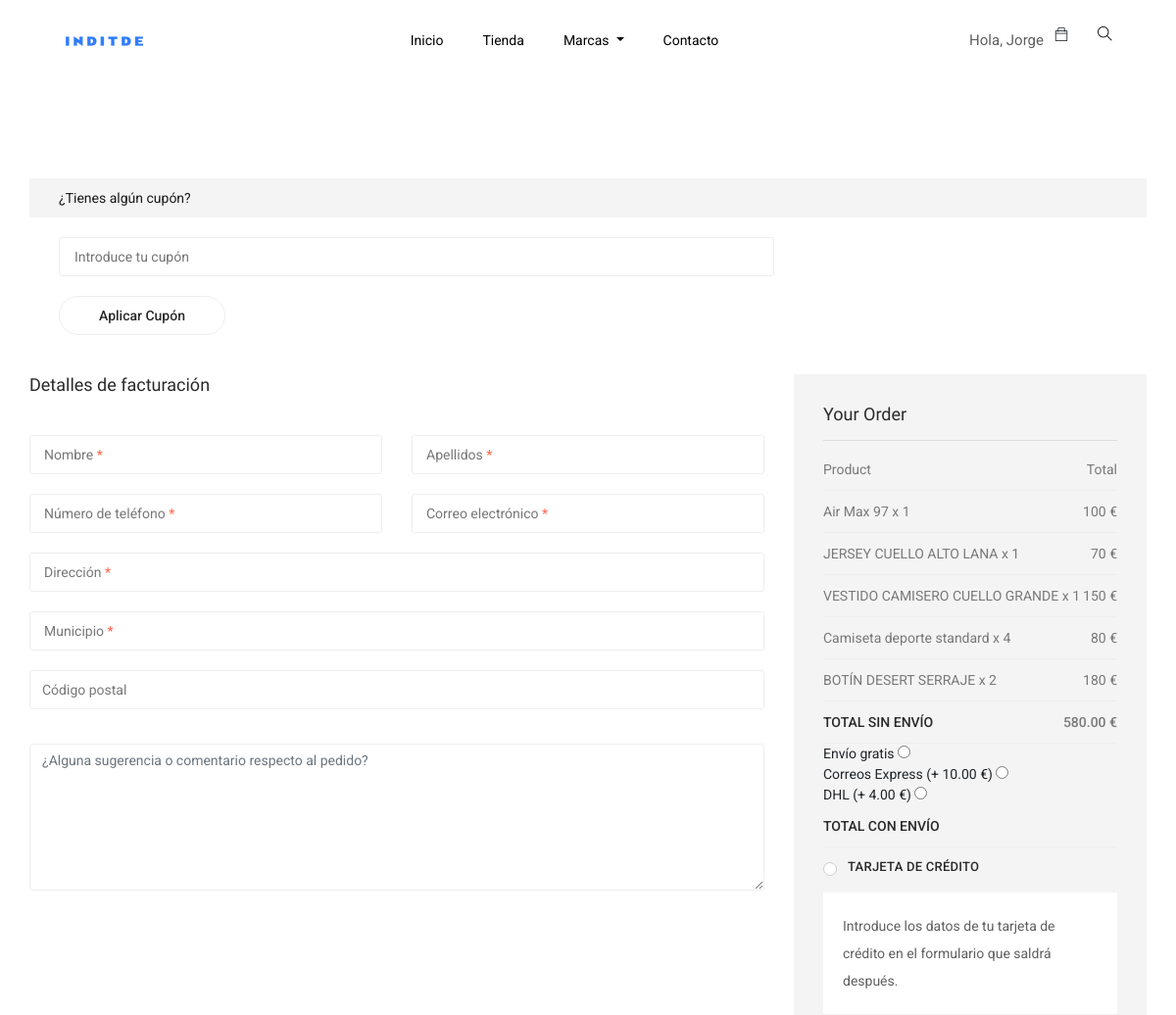
Page /checkout/ (signed in, upper part) on the earlier database version.
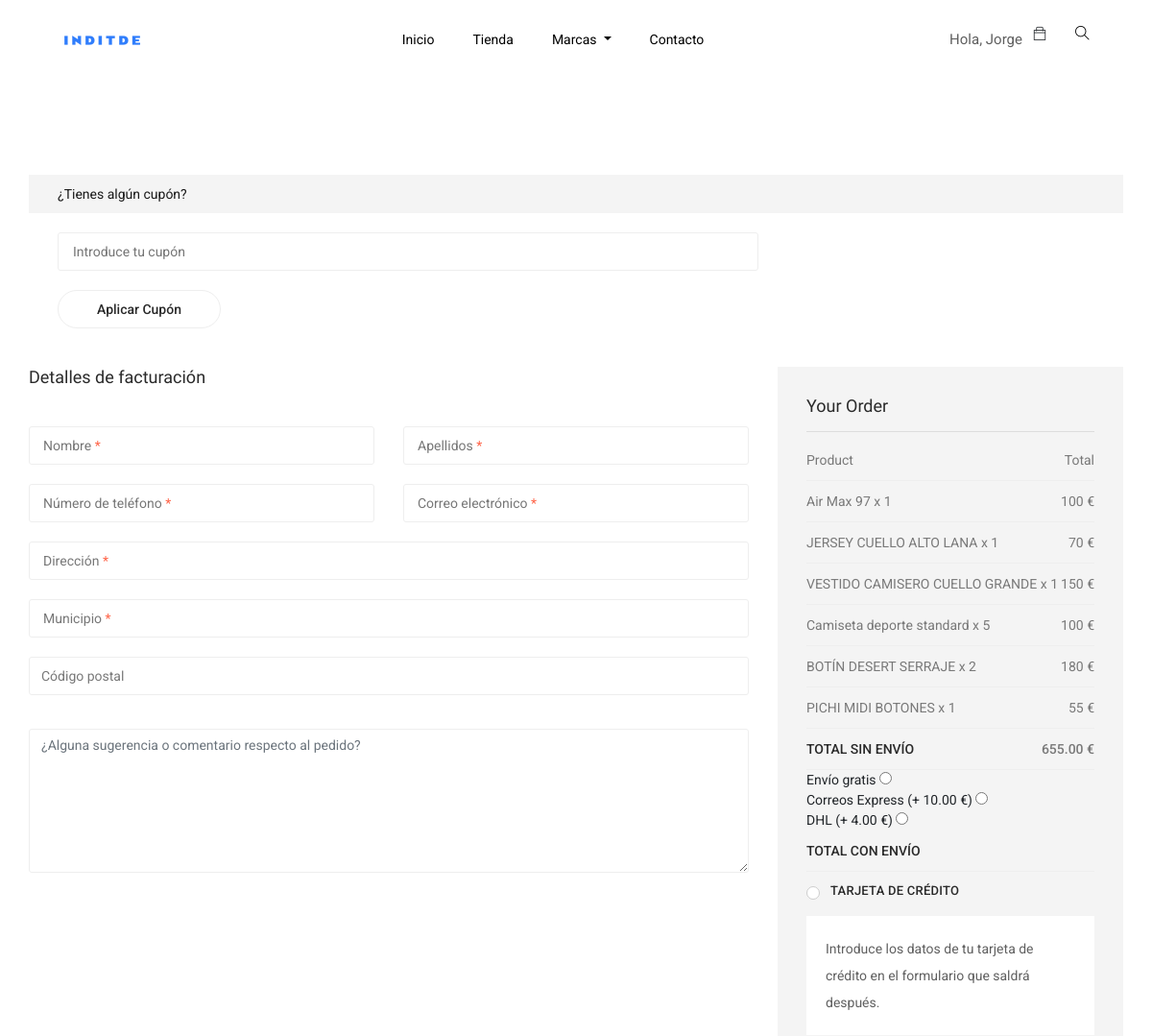
Same page on the later database version.
### appIndiTDE/models.py (models this page shows, shortened)
class Carro(models.Model):
    usuario = models.ForeignKey(User, on_delete=models.CASCADE)
    ropa = models.ForeignKey('Ropa', on_delete=models.CASCADE)

class Ropa(models.Model):
    id = models.CharField(max_length = 10, primary_key =True)
    nombre = models.CharField(max_length = 30)
    tipo = models.CharField(max_length = 120)
    pvp = models.DecimalField(max_digits = 7, decimal_places = 2)
    pfinal = models.DecimalField(max_digits = 7, decimal_places = 2, default = pvp)
    categoria = models.CharField(max_length = 120)
    genero = models.CharField(max_length = 10, choices = TEME_CHOICES, default = 'unisex')
    desc = models.TextField()
    img = models.ImageField()
    marca = models.ForeignKey('Marca', on_delete = models.CASCADE)
    cantidad = models.IntegerField(default = 1)
    """docstring for Ropa."""

### appIndiTDE/views.py (the view)
# urls.py: path('checkout/', views.checkout, name='checkout'),
def checkout(request):
    if request.user.is_authenticated:
        user = request.user
        c = list(get_carro_completo())
        a = list(get_all_clothes())
        context = {
            'carro' : get_cantidades_ropa(c, user),
            'marcas': get_all_brands(a),
            'total' : get_total(get_clothes_by_user(c, user))
        }
        return render(request, 'inditde/checkout.html', context)
    else:
        return redirect('index')

### appIndiTDE/views.py (called while the page is built)
def get_all_clothes():
    ropas = Ropa.objects.all()
    return ropas

def get_carro_completo():
    carro = Carro.objects.all()
    return carro

def get_all_brands(ropas):
    my_brands = []
    for i in ropas:
        if i.marca not in my_brands:
            my_brands.append(i.marca)
    return my_brands

def get_clothes_by_user(carro, user):
    my_carro = []
    for i in carro:
        if (i.usuario == user):
            my_carro.append(i)
    return my_carro

def get_cantidades_ropa(carro, user):
    my_carro = []
    for i in carro:
        if (i.usuario == user):
            if(len(my_carro) >= 1):
                c = any(x.ropa.nombre == i.ropa.nombre for x in my_carro)
                if c:
                    for x in my_carro:
                        if x.ropa.nombre == i.ropa.nombre:
                            x.ropa.cantidad = x.ropa.cantidad + 1
                else:
                    i.ropa.cantidad = 1
                    my_carro.append(i)
            else:
                i.ropa.cantidad = 1
                my_carro.append(i)
    return my_carro

def get_total(carro):
    suma = 0
    for i in carro:
        suma += i.ropa.pfinal
    return suma

### appIndiTDE/templates/inditde/checkout.html (shortened to what the changed rows need)
{% extends "inditde/base.html" %}
{% load static %}
{% block content %}
  <section class="checkout_area section_padding">
    <div class="container">
      <div class="cupon_area">
        <div class="check_title">
          <h2>
            ¿Tienes algún cupón?
          </h2>
        </div>
      </div>
      <div class="billing_details">
        <div class="row">
          <div class="col-lg-4">
            <div class="order_box">
              <h2>Your Order</h2>
              <ul class="list">
                  {% for r in carro %}
                <li>
                  <a href="{% url 'clothe' r.ropa.id %}">{{r.ropa.nombre}} x {{r.ropa.cantidad}}
                    <span class="last">{% widthratio r.ropa.pfinal 1 r.ropa.cantidad %} €</span>
                  </a>
                </li>
                  {% endfor %}
              </ul>
              <ul class="list list_2">
                <li>
                  <a href="#">Total sin envío
                    <span id='precioSinEnv'>{{total}} €</span>
                  </a>
                </li>
              </ul>
            </div>
          </div>
        </div>
      </div>
    </div>
  </section>
{% endblock %}

Differences in the rows shown:
computed for Carro "Camiseta deporte standard": ropa.cantidad "4" → "5"; ropa.cantidad "80" → "100"
added Carro: ropa.nombre "PICHI MIDI BOTONES", ropa.cantidad "1", ropa.cantidad "55"
Other differences:
{{ total }}: "580.00" → "655.00"
